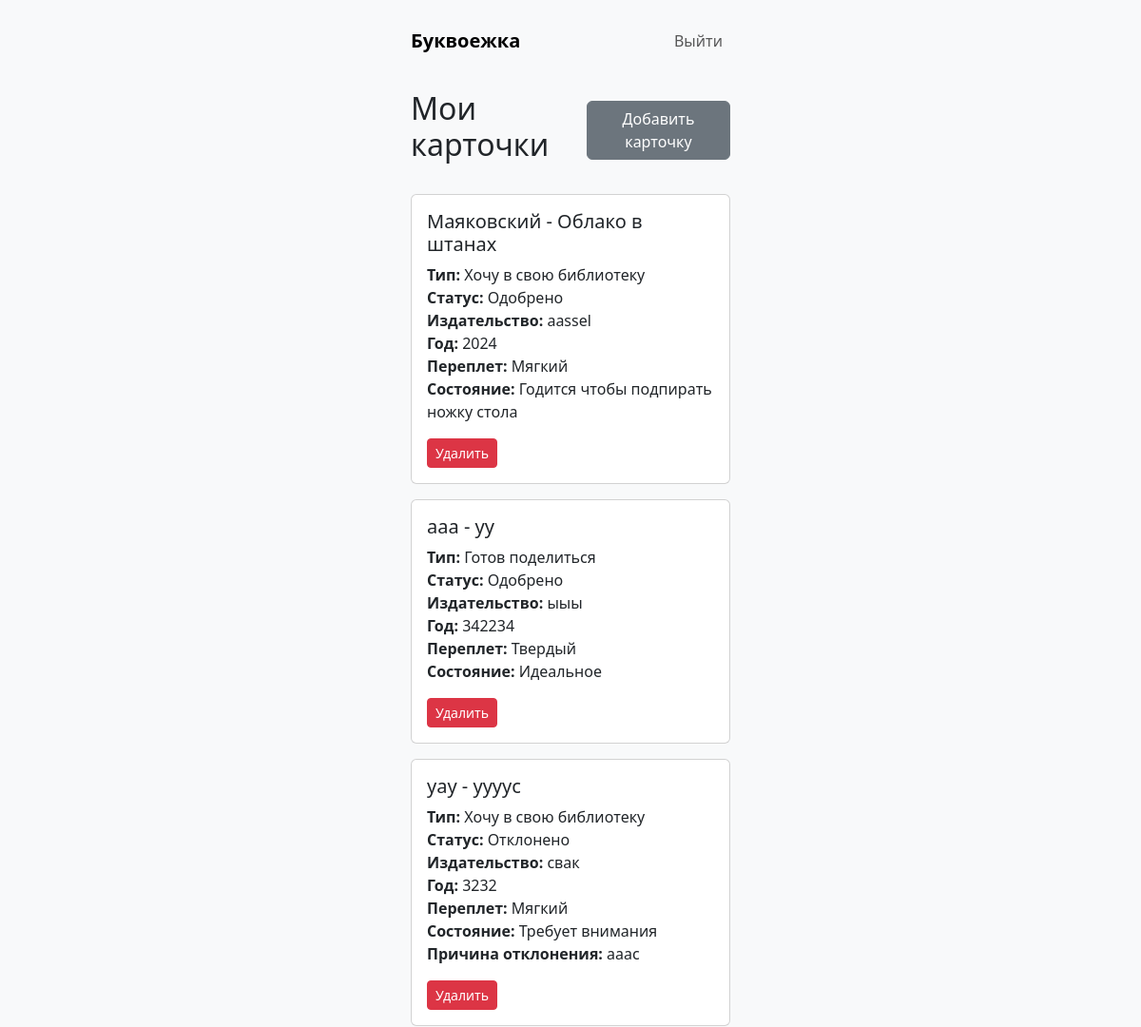
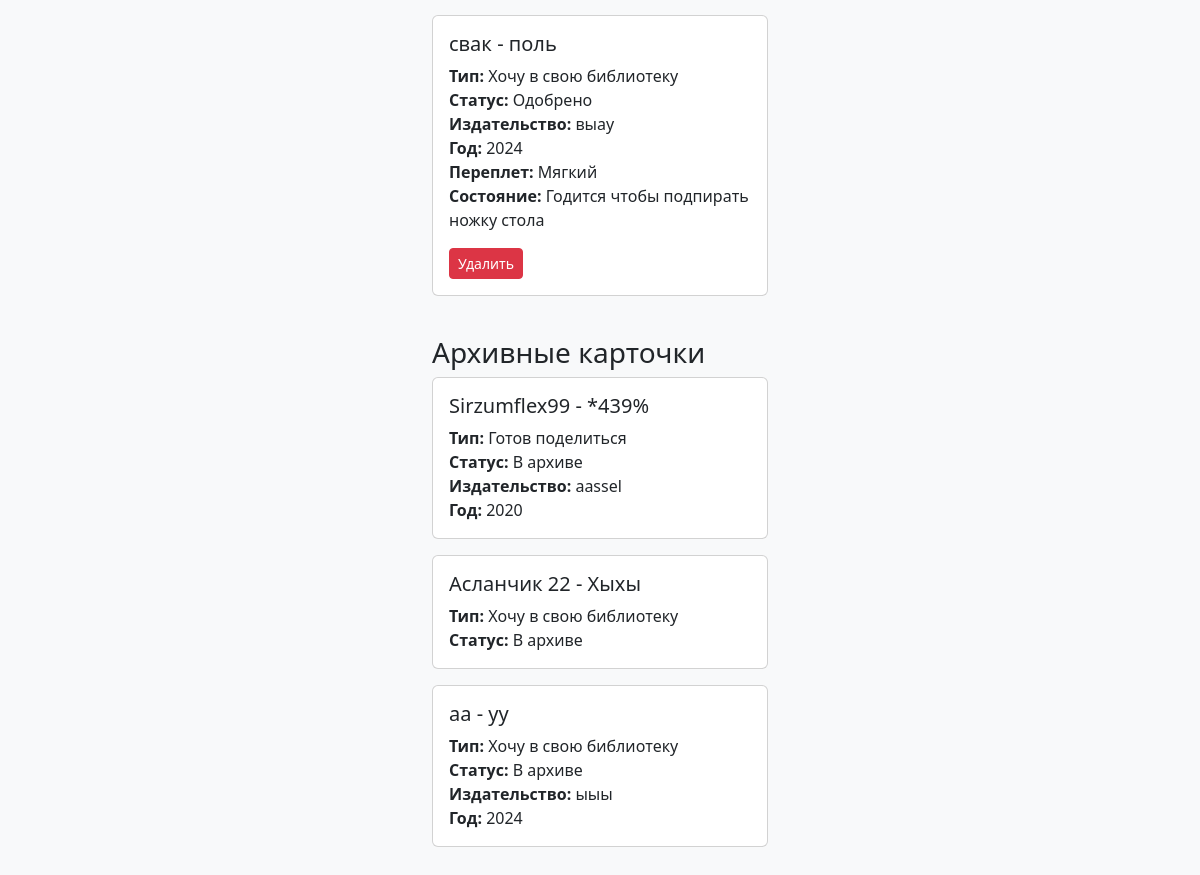
The app's page /profile/ (signed in) with its own data (2 pictures, top to bottom).
### main/models.py (models this page shows, shortened)
class BookCard(models.Model):
    BINDING_CHOICES = [
        ('твердый', 'Твердый'),
        ('мягкий', 'Мягкий'),
    ]
    CONDITION_CHOICES = [
        ('идеальное', 'Идеальное'),
        ('нормальное', 'Нормальное'),
        ('требует внимания', 'Требует внимания'),
        ('плохое', 'Годится чтобы подпирать ножку стола'),
    ]
    STATUS_CHOICES = [
        ('pending', 'На рассмотрении'),
        ('approved', 'Одобрено'),
        ('rejected', 'Отклонено'),
        ('archived', 'В архиве'),
    ]
    TYPE_CHOICES = [
        ('share', 'Готов поделиться'),
        ('want', 'Хочу в свою библиотеку'),
    ]
    user = models.ForeignKey(User, on_delete=models.CASCADE)
    author = models.CharField(max_length=100, verbose_name='Автор')
    title = models.CharField(max_length=100, verbose_name='Название')
    book_type = models.CharField(max_length=10, choices=TYPE_CHOICES, verbose_name='Тип карточки')
    publisher = models.CharField(max_length=100, blank=True, verbose_name='Издательство')
    year = models.PositiveIntegerField(blank=True, null=True, verbose_name='Год издания')
    binding = models.CharField(max_length=10, choices=BINDING_CHOICES, blank=True, verbose_name='Переплет')
    condition = models.CharField(max_length=20, choices=CONDITION_CHOICES, blank=True, verbose_name='Состояние')
    status = models.CharField(max_length=10, choices=STATUS_CHOICES, default='pending', verbose_name='Статус')
    rejection_reason = models.TextField(blank=True, verbose_name='Причина отклонения')
    created_at = models.DateTimeField(auto_now_add=True)
    updated_at = models.DateTimeField(auto_now=True)
    class Meta:
        verbose_name = 'Карточка книги'
        verbose_name_plural = 'Карточки книг'

### main/views.py (the view)
# urls.py: path('profile/', views.profile_view, name='profile'),
@login_required
def profile_view(request):
    user_cards = BookCard.objects.filter(user=request.user).exclude(status='archived')
    archived_cards = BookCard.objects.filter(user=request.user, status='archived')
    return render(request, 'main/profile.html', {
        'user_cards': user_cards,
        'archived_cards': archived_cards
    })

### main/templates/main/profile.html (shortened to what this page needs)
{% extends 'main/base.html' %}
{% block content %}
<div class="d-flex justify-content-between align-items-center mb-4">
    <h2>Мои карточки</h2>
    <a href="{% url 'create_card' %}" class="btn btn-primary">Добавить карточку</a>
</div>
{% if user_cards %}
    <div class="list-group">
        {% for card in user_cards %}
            <div class="card mb-3">
                <div class="card-body">
                    <h5 class="card-title">{{ card.author }} - {{ card.title }}</h5>
                    <p class="card-text">
                        <strong>Тип:</strong> {{ card.get_book_type_display }}<br>
                        <strong>Статус:</strong> {{ card.get_status_display }}<br>
                        {% if card.publisher %}<strong>Издательство:</strong> {{ card.publisher }}<br>{% endif %}
                        {% if card.year %}<strong>Год:</strong> {{ card.year }}<br>{% endif %}
                        {% if card.binding %}<strong>Переплет:</strong> {{ card.get_binding_display }}<br>{% endif %}
                        {% if card.condition %}<strong>Состояние:</strong> {{ card.get_condition_display }}<br>{% endif %}
                        {% if card.rejection_reason %}<strong>Причина отклонения:</strong> {{ card.rejection_reason }}{% endif %}
                    </p>
                    <form action="{% url 'delete_card' card.id %}" method="post" class="d-inline">
                        <button type="submit" class="btn btn-danger btn-sm">Удалить</button>
                    </form>
                </div>
            </div>
        {% endfor %}
    </div>
{% else %}
    <p>У вас пока нет карточек.</p>
{% endif %}
{% if archived_cards %}
    <h3 class="mt-4">Архивные карточки</h3>
    <div class="list-group">
        {% for card in archived_cards %}
            <div class="card mb-3">
                <div class="card-body">
                    <h5 class="card-title">{{ card.author }} - {{ card.title }}</h5>
                    <p class="card-text">
                        <strong>Тип:</strong> {{ card.get_book_type_display }}<br>
                        <strong>Статус:</strong> {{ card.get_status_display }}<br>
                        {% if card.publisher %}<strong>Издательство:</strong> {{ card.publisher }}<br>{% endif %}
                        {% if card.year %}<strong>Год:</strong> {{ card.year }}<br>{% endif %}
                    </p>
                </div>
            </div>
        {% endfor %}
    </div>
{% endif %}
{% endblock %}

### main/templates/main/base.html (shortened to what this page needs)
<!DOCTYPE html>
<html lang="ru">
<head>
    <link href="https://cdn.jsdelivr.net/npm/bootstrap@5.3.0/dist/css/bootstrap.min.css" rel="stylesheet">
</head>
<body>
    <nav class="navbar navbar-expand-lg navbar-light bg-light mb-4">
        <div class="container-fluid">
            <a class="navbar-brand" href="{% if user.is_authenticated %}{% url 'profile' %}{% else %}{% url 'login' %}{% endif %}">Буквоежка</a>
            <div class="navbar-nav">
                {% if user.is_authenticated %}
                    <a class="nav-link" href="{% url 'logout' %}">Выйти</a>
                {% else %}
                    <a class="nav-link" href="{% url 'login' %}">Войти</a>
                    <a class="nav-link" href="{% url 'register' %}">Регистрация</a>
                {% endif %}
            </div>
        </div>
    </nav>
    <div class="container">
        {% block content %}{% endblock %}
    </div>
</body>
</html>

### main/templates/main/base.html (style rules this page uses)
body { max-width: 390px; margin: 0 auto; padding: 15px; background-color: #f8f9fa; }
.card { margin-bottom: 15px; transition: transform 0.3s ease; }
.navbar-brand { font-weight: bold; }
.btn-primary { background-color: #6c757d; border-color: #6c757d; }

### records on screen
BookCard: author "Маяковский", title "Облако в штанах", book_type "Хочу в свою библиотеку", status "Одобрено", publisher "aassel", year "2024", binding "Мягкий", condition "Годится чтобы подпирать ножку стола"
BookCard: author "ааа", title "уу", book_type "Готов поделиться", status "Одобрено", publisher "ыыы", year "342234", binding "Твердый", condition "Идеальное"
BookCard: author "уау", title "уууус", book_type "Хочу в свою библиотеку", status "Отклонено", publisher "свак", year "3232", binding "Мягкий", condition "Требует внимания", rejection_reason "ааас"
BookCard: author "свак", title "поль", book_type "Хочу в свою библиотеку", status "Одобрено", publisher "выау", year "2024", binding "Мягкий", condition "Годится чтобы подпирать ножку стола"
BookCard: author "Sirzumflex99", title "*439%", book_type "Готов поделиться", status "В архиве", publisher "aassel", year "2020"
BookCard: author "Асланчик 22", title "Хыхы", book_type "Хочу в свою библиотеку", status "В архиве"
BookCard: author "аа", title "уу", book_type "Хочу в свою библиотеку", status "В архиве", publisher "ыыы", year "2024"
